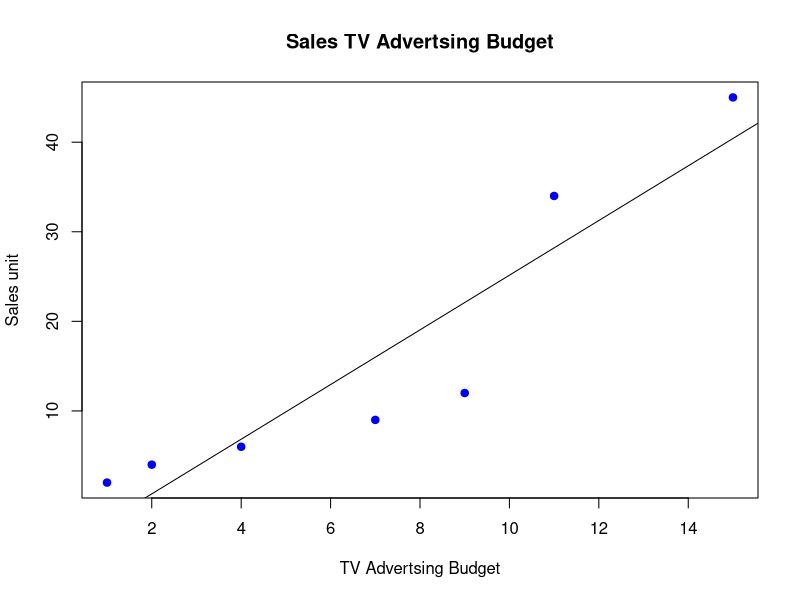

This chart was generated by the following R code:
sales<-c(2,4,6,9,12,34,45)
TV<-c(1,2,4,7,9,11,15)
data<-data.frame(sales,TV)
model<-lm(sales~TV,data=data)

summary(model)
intercept<-coef(model)[1]
slope<-coef(model)[2]
cat("Intercept:",intercept,"\n")
cat("Slope:",slope,"\n")
plot(data$TV,data$sales,main="Sales TV Advertsing Budget",xlab="TV Advertsing Budget",ylab="Sales unit",pch=19,col="blue")
abline(model)